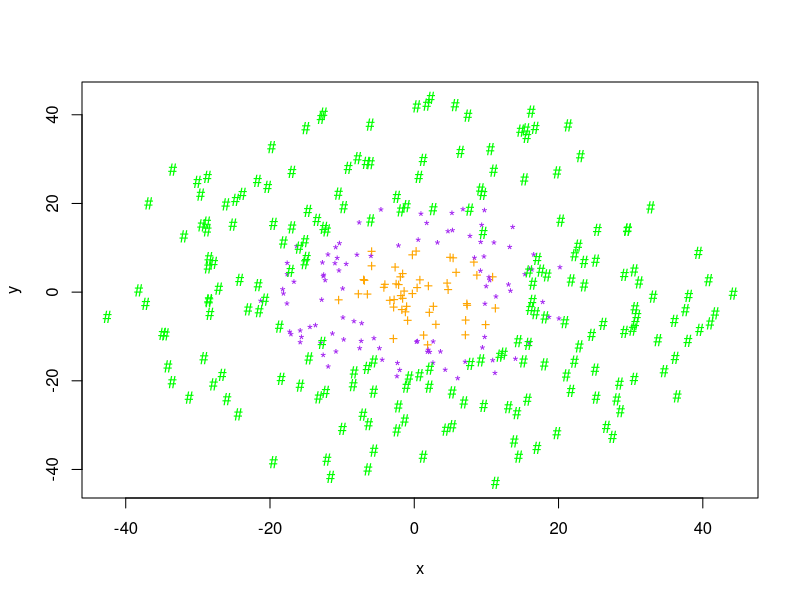
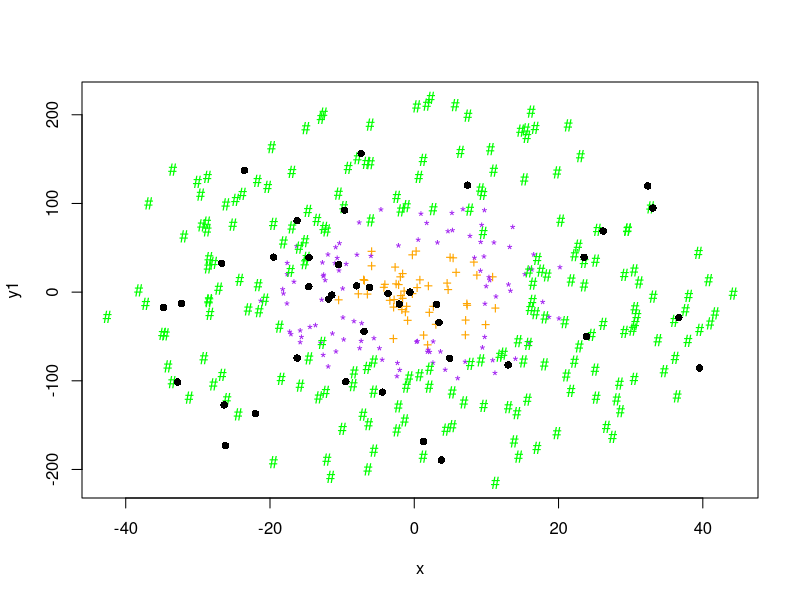

R code for these plots, in order:
set.seed(196345)

N = c(50, 100, 200)
r = c(10, 20, 40)
r0 = pmax(0, c(0, r[-3]) + rnorm(length(N), sd = 4))
r1 = r + rnorm(length(N), sd = 4)
tmp = mapply(runif, N, r0, r1)
rs = unlist(tmp)
theta = runif(sum(N), 0, 2*pi)

x = rs*cos(theta)
y = rs*sin(theta)

train = data.frame(x = x, y = y, y1 = 5*y, type = rep(c("+", "*", "#"), N))

colors = c("orange", "purple", "green")

with(train, plot(x, y, col = rep(colors, N), pch = type))
with(train, plot(x, y1, col = rep(colors, N), pch = type))


nt = 40
r.test = runif(nt, 0, max(r)*1.1)
theta.test = runif(nt, 0, 2*pi)
test = data.frame(x = r.test* cos(theta.test), y = r.test * sin(theta.test))
test$y1 = 5 * test$y

with(test, points(x, y1, pch = 16))

saveRDS(train, "train.rds")
saveRDS(test, "test.rds")
